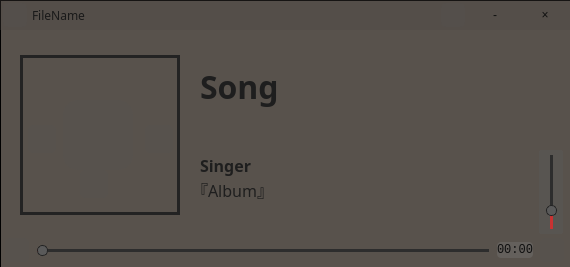
<?xml version="1.0" encoding="UTF-8"?>
<ui version="4.0">
 <class>Widget</class>
 <widget class="QWidget" name="Widget">
  <property name="geometry">
   <rect>
    <x>0</x>
    <y>0</y>
    <width>570</width>
    <height>267</height>
   </rect>
  </property>
  <property name="windowTitle">
   <string>Widget</string>
  </property>
  <property name="styleSheet">
   <string notr="true">QWidget:focus{outline: none;} /*去掉选中虚线框(概率出现)*/
QWidget#Widget{
	background-color: rgb(88,82,76);
}
QToolTip {
	color: rgb(223, 223, 223);
	background-color: rgb(64,65,66);
	border:1px solid grey;
	border-radius:2px;/*否则不生效 Why？*/
    opacity:210;
}
/*Slider*/
QSlider::handle {/*设置中间的那个滑动的键*/                           
    background: rgb(90,90,90);
	border-radius:5px;
	border:1px solid rgb(35,35,35);
}
QSlider::handle:vertical{
    height: 9px;
    margin: -4px; /* width */
}
QSlider::handle:horizontal{
    width: 9px;
    margin: -4px; /* height */
}
QSlider::groove:vertical {
    width: 3px;
	border-radius:1px;
	top:5px; bottom: 5px;
}
QSlider::groove:horizontal {
    height: 3px;
	border-radius:1px;
	/*left:4px; right: 4px; 导致move不精确*/
	padding-left:4px;
	padding-right:4px;
}
QSlider::add-page:verical,QSlider::sub-page:horizontal{/*已经划过的从地方*/                          
	background: rgb(200,50,50);
}
QSlider::sub-page:vertical,QSlider::add-page:horizontal{/*还没有滑上去的地方*/
	background:rgb(45,45,45);
}
</string>
  </property>
  <widget class="QPushButton" name="btn_play">
   <property name="geometry">
    <rect>
     <x>5</x>
     <y>238</y>
     <width>24</width>
     <height>24</height>
    </rect>
   </property>
   <property name="styleSheet">
    <string notr="true">QPushButton{
	background-color:rgba(80,80,80,50);
	border-style:flat;
	border-radius:5px;
}
QPushButton:hover{
	background-color:rgba(150,150,150,100);
}
QPushButton:pressed{
	background-color:rgba(100,100,100,100);
}</string>
   </property>
   <property name="text">
    <string/>
   </property>
   <property name="icon">
    <iconset resource="res.qrc">
     <normaloff>:/images/play.ico</normaloff>:/images/play.ico</iconset>
   </property>
   <property name="checkable">
    <bool>true</bool>
   </property>
  </widget>
  <widget class="QSlider" name="slider_time">
   <property name="geometry">
    <rect>
     <x>37</x>
     <y>240</y>
     <width>452</width>
     <height>20</height>
    </rect>
   </property>
   <property name="styleSheet">
    <string notr="true"/>
   </property>
   <property name="maximum">
    <number>100</number>
   </property>
   <property name="pageStep">
    <number>0</number>
   </property>
   <property name="orientation">
    <enum>Qt::Horizontal</enum>
   </property>
   <property name="tickPosition">
    <enum>QSlider::NoTicks</enum>
   </property>
   <property name="tickInterval">
    <number>0</number>
   </property>
  </widget>
  <widget class="QPushButton" name="btn_volume">
   <property name="geometry">
    <rect>
     <x>540</x>
     <y>238</y>
     <width>24</width>
     <height>24</height>
    </rect>
   </property>
   <property name="sizePolicy">
    <sizepolicy hsizetype="Fixed" vsizetype="Fixed">
     <horstretch>0</horstretch>
     <verstretch>0</verstretch>
    </sizepolicy>
   </property>
   <property name="minimumSize">
    <size>
     <width>24</width>
     <height>24</height>
    </size>
   </property>
   <property name="maximumSize">
    <size>
     <width>24</width>
     <height>24</height>
    </size>
   </property>
   <property name="styleSheet">
    <string notr="true">QPushButton{
	background-color:rgba(80,80,80,50);
	border-style:flat;
	border-radius:5px;
}
QPushButton:hover{
	background-color:rgba(150,150,150,100);
}
QPushButton:pressed{
	background-color:rgba(100,100,100,100);
}</string>
   </property>
   <property name="text">
    <string/>
   </property>
   <property name="icon">
    <iconset resource="res.qrc">
     <normaloff>:/images/volume.ico</normaloff>:/images/volume.ico</iconset>
   </property>
   <property name="checkable">
    <bool>true</bool>
   </property>
  </widget>
  <widget class="QSlider" name="slider_volume">
   <property name="geometry">
    <rect>
     <x>539</x>
     <y>150</y>
     <width>24</width>
     <height>84</height>
    </rect>
   </property>
   <property name="sizePolicy">
    <sizepolicy hsizetype="Expanding" vsizetype="Expanding">
     <horstretch>0</horstretch>
     <verstretch>0</verstretch>
    </sizepolicy>
   </property>
   <property name="styleSheet">
    <string notr="true">QSlider{
	background: rgba(90,90,90,100);
	border-radius:2px;
}
</string>
   </property>
   <property name="maximum">
    <number>100</number>
   </property>
   <property name="pageStep">
    <number>2</number>
   </property>
   <property name="value">
    <number>24</number>
   </property>
   <property name="orientation">
    <enum>Qt::Vertical</enum>
   </property>
   <property name="tickPosition">
    <enum>QSlider::NoTicks</enum>
   </property>
  </widget>
  <widget class="QLabel" name="label_time">
   <property name="geometry">
    <rect>
     <x>497</x>
     <y>242</y>
     <width>36</width>
     <height>16</height>
    </rect>
   </property>
   <property name="font">
    <font>
     <family>Consolas</family>
    </font>
   </property>
   <property name="styleSheet">
    <string notr="true">QLabel{
	color: rgb(15, 15, 15);
	background-color: rgba(126, 126, 126, 80);
	border-radius:4px;
}
QLabel:hover{
	background-color: rgba(126, 126, 126, 175);
}</string>
   </property>
   <property name="text">
    <string>00:00</string>
   </property>
   <property name="textFormat">
    <enum>Qt::PlainText</enum>
   </property>
   <property name="scaledContents">
    <bool>false</bool>
   </property>
  </widget>
  <widget class="QWidget" name="captionBar" native="true">
   <property name="geometry">
    <rect>
     <x>0</x>
     <y>0</y>
     <width>570</width>
     <height>30</height>
    </rect>
   </property>
   <property name="styleSheet">
    <string notr="true">QWidget#captionBar{
	background-color: rgba(74, 69, 64,75);
}</string>
   </property>
   <widget class="QPushButton" name="btn_close">
    <property name="geometry">
     <rect>
      <x>520</x>
      <y>0</y>
      <width>50</width>
      <height>30</height>
     </rect>
    </property>
    <property name="styleSheet">
     <string notr="true">QPushButton {
	font: 16pt &quot;Consolas&quot;;
    color:rgb(15,15,15);
	border: 0px solid transparent;
    background-color: transparent;
	margin:1px;
}
QPushButton:hover{
	background-color: rgba(180, 50, 50,200);
}

QPushButton:pressed{
	background-color: rgba(235, 20, 20,100);
}</string>
    </property>
    <property name="text">
     <string>×</string>
    </property>
   </widget>
   <widget class="QPushButton" name="btn_min">
    <property name="geometry">
     <rect>
      <x>470</x>
      <y>0</y>
      <width>50</width>
      <height>30</height>
     </rect>
    </property>
    <property name="styleSheet">
     <string notr="true">QPushButton {
	font: 16pt &quot;Consolas&quot;;
    color:rgb(15,15,15);
	border: 0px solid transparent;
    background-color: transparent;
	margin:1px;
}
QPushButton:hover{
	background-color: rgba(137, 144, 143,100);
}

QPushButton:pressed{
	background-color: rgba(99, 99, 99,100);
}</string>
    </property>
    <property name="text">
     <string>-</string>
    </property>
   </widget>
   <widget class="QPushButton" name="btn_pin">
    <property name="geometry">
     <rect>
      <x>441</x>
      <y>3</y>
      <width>24</width>
      <height>24</height>
     </rect>
    </property>
    <property name="styleSheet">
     <string notr="true">QPushButton{
	background-color:rgba(80,80,80,50);
	border-style:flat;
	border-radius:5px;
}
QPushButton:hover{
	background-color:rgba(150,150,150,100);
}
QPushButton:pressed{
	background-color:rgba(100,100,100,100);
}</string>
    </property>
    <property name="text">
     <string/>
    </property>
    <property name="icon">
     <iconset resource="res.qrc">
      <normaloff>:/images/pin_off.ico</normaloff>:/images/pin_off.ico</iconset>
    </property>
    <property name="checkable">
     <bool>true</bool>
    </property>
   </widget>
   <widget class="QLabel" name="label_fileName">
    <property name="geometry">
     <rect>
      <x>32</x>
      <y>0</y>
      <width>401</width>
      <height>30</height>
     </rect>
    </property>
    <property name="font">
     <font>
      <family>微软雅黑</family>
      <weight>50</weight>
      <bold>false</bold>
     </font>
    </property>
    <property name="styleSheet">
     <string notr="true">QLabel{
	color: rgb(25,25, 25);
}</string>
    </property>
    <property name="text">
     <string>FileName</string>
    </property>
   </widget>
   <widget class="QPushButton" name="btn_extend">
    <property name="geometry">
     <rect>
      <x>3</x>
      <y>3</y>
      <width>24</width>
      <height>24</height>
     </rect>
    </property>
    <property name="styleSheet">
     <string notr="true">QPushButton{
	background-color:rgba(80,80,80,50);
	border-style:flat;
	border-radius:5px;
}
QPushButton:hover{
	background-color:rgba(150,150,150,100);
}
QPushButton:pressed{
	background-color:rgba(100,100,100,100);
}</string>
    </property>
    <property name="text">
     <string/>
    </property>
    <property name="icon">
     <iconset resource="res.qrc">
      <normaloff>:/images/extend.ico</normaloff>:/images/extend.ico</iconset>
    </property>
    <property name="checkable">
     <bool>true</bool>
    </property>
   </widget>
  </widget>
  <widget class="QLabel" name="label_image">
   <property name="geometry">
    <rect>
     <x>20</x>
     <y>55</y>
     <width>160</width>
     <height>160</height>
    </rect>
   </property>
   <property name="styleSheet">
    <string notr="true">QFrame{
	color:rgb(35, 35, 35);
}</string>
   </property>
   <property name="frameShape">
    <enum>QFrame::Box</enum>
   </property>
   <property name="lineWidth">
    <number>3</number>
   </property>
   <property name="text">
    <string/>
   </property>
   <property name="pixmap">
    <pixmap resource="res.qrc">:/images/default_cover.jpg</pixmap>
   </property>
   <property name="scaledContents">
    <bool>true</bool>
   </property>
  </widget>
  <widget class="QLabel" name="label_bg">
   <property name="geometry">
    <rect>
     <x>0</x>
     <y>0</y>
     <width>571</width>
     <height>271</height>
    </rect>
   </property>
   <property name="styleSheet">
    <string notr="true">QFrame{
	color:black;
}</string>
   </property>
   <property name="frameShape">
    <enum>QFrame::Box</enum>
   </property>
   <property name="lineWidth">
    <number>1</number>
   </property>
   <property name="text">
    <string/>
   </property>
   <property name="scaledContents">
    <bool>false</bool>
   </property>
  </widget>
  <widget class="QLabel" name="label_song">
   <property name="geometry">
    <rect>
     <x>200</x>
     <y>66</y>
     <width>181</width>
     <height>41</height>
    </rect>
   </property>
   <property name="font">
    <font>
     <family>微软雅黑</family>
     <pointsize>24</pointsize>
     <weight>75</weight>
     <bold>true</bold>
    </font>
   </property>
   <property name="styleSheet">
    <string notr="true">QLabel{
	color: rgb(30, 30, 30);
}</string>
   </property>
   <property name="frameShape">
    <enum>QFrame::NoFrame</enum>
   </property>
   <property name="text">
    <string>Song</string>
   </property>
  </widget>
  <widget class="QLabel" name="label_singer">
   <property name="geometry">
    <rect>
     <x>200</x>
     <y>150</y>
     <width>61</width>
     <height>31</height>
    </rect>
   </property>
   <property name="font">
    <font>
     <family>微软雅黑</family>
     <pointsize>12</pointsize>
     <weight>75</weight>
     <bold>true</bold>
    </font>
   </property>
   <property name="styleSheet">
    <string notr="true">QLabel{
	color: rgb(30, 30, 30);
}</string>
   </property>
   <property name="text">
    <string>Singer</string>
   </property>
  </widget>
  <widget class="QLabel" name="label_album">
   <property name="geometry">
    <rect>
     <x>192</x>
     <y>174</y>
     <width>81</width>
     <height>31</height>
    </rect>
   </property>
   <property name="font">
    <font>
     <family>微软雅黑</family>
     <pointsize>12</pointsize>
     <weight>50</weight>
     <bold>false</bold>
    </font>
   </property>
   <property name="styleSheet">
    <string notr="true">QLabel{
	color: rgb(30, 30, 30);
}</string>
   </property>
   <property name="frameShape">
    <enum>QFrame::NoFrame</enum>
   </property>
   <property name="text">
    <string>『Album』</string>
   </property>
  </widget>
  <widget class="QPushButton" name="btn_playL">
   <property name="geometry">
    <rect>
     <x>63</x>
     <y>100</y>
     <width>70</width>
     <height>70</height>
    </rect>
   </property>
   <property name="styleSheet">
    <string notr="true">QPushButton{
	background-color:rgba(80,80,80,50);
	border-style:flat;
	border-radius:15px;
	/*border: 2px solid rgba(200,200,200,200);*/
}
QPushButton:hover{
	/*background-color:rgba(150,150,150,100);*/
}
QPushButton:pressed{
	background-color:rgba(100,100,100,100);
}</string>
   </property>
   <property name="text">
    <string/>
   </property>
   <property name="icon">
    <iconset resource="res.qrc">
     <normaloff>:/images/play.ico</normaloff>:/images/play.ico</iconset>
   </property>
   <property name="iconSize">
    <size>
     <width>32</width>
     <height>32</height>
    </size>
   </property>
   <property name="checkable">
    <bool>true</bool>
   </property>
  </widget>
  <widget class="QPushButton" name="btn_pre">
   <property name="geometry">
    <rect>
     <x>28</x>
     <y>125</y>
     <width>28</width>
     <height>28</height>
    </rect>
   </property>
   <property name="styleSheet">
    <string notr="true">QPushButton{
	background-color:rgba(80,80,80,50);
	border-style:flat;
	border-radius:5px;
}
QPushButton:hover{
	background-color:rgba(150,150,150,125);
}
QPushButton:pressed{
	background-color:rgba(100,100,100,125);
}</string>
   </property>
   <property name="text">
    <string/>
   </property>
   <property name="icon">
    <iconset resource="res.qrc">
     <normaloff>:/images/pre.ico</normaloff>:/images/pre.ico</iconset>
   </property>
   <property name="checkable">
    <bool>false</bool>
   </property>
  </widget>
  <widget class="QPushButton" name="btn_next">
   <property name="geometry">
    <rect>
     <x>145</x>
     <y>125</y>
     <width>28</width>
     <height>28</height>
    </rect>
   </property>
   <property name="styleSheet">
    <string notr="true">QPushButton{
	background-color:rgba(80,80,80,50);
	border-style:flat;
	border-radius:5px;
}
QPushButton:hover{
	background-color:rgba(150,150,150,125);
}
QPushButton:pressed{
	background-color:rgba(100,100,100,125);
}</string>
   </property>
   <property name="text">
    <string/>
   </property>
   <property name="icon">
    <iconset resource="res.qrc">
     <normaloff>:/images/next.ico</normaloff>:/images/next.ico</iconset>
   </property>
   <property name="checkable">
    <bool>false</bool>
   </property>
  </widget>
  <widget class="QPushButton" name="btn_playBack">
   <property name="geometry">
    <rect>
     <x>80</x>
     <y>170</y>
     <width>28</width>
     <height>28</height>
    </rect>
   </property>
   <property name="styleSheet">
    <string notr="true">QPushButton{
	background-color:rgba(80,80,80,50);
	border-style:flat;
	border-radius:5px;
}
QPushButton:hover{
	background-color:rgba(150,150,150,125);
}
QPushButton:pressed{
	background-color:rgba(100,100,100,125);
}</string>
   </property>
   <property name="text">
    <string/>
   </property>
   <property name="icon">
    <iconset resource="res.qrc">
     <normaloff>:/images/sequence.png</normaloff>:/images/sequence.png</iconset>
   </property>
   <property name="iconSize">
    <size>
     <width>24</width>
     <height>24</height>
    </size>
   </property>
   <property name="checkable">
    <bool>false</bool>
   </property>
  </widget>
  <zorder>label_bg</zorder>
  <zorder>btn_play</zorder>
  <zorder>slider_time</zorder>
  <zorder>btn_volume</zorder>
  <zorder>label_time</zorder>
  <zorder>captionBar</zorder>
  <zorder>label_image</zorder>
  <zorder>label_song</zorder>
  <zorder>label_singer</zorder>
  <zorder>label_album</zorder>
  <zorder>btn_playL</zorder>
  <zorder>btn_pre</zorder>
  <zorder>btn_next</zorder>
  <zorder>btn_playBack</zorder>
  <zorder>slider_volume</zorder>
 </widget>
 <resources>
  <include location="res.qrc"/>
 </resources>
 <connections/>
</ui>
